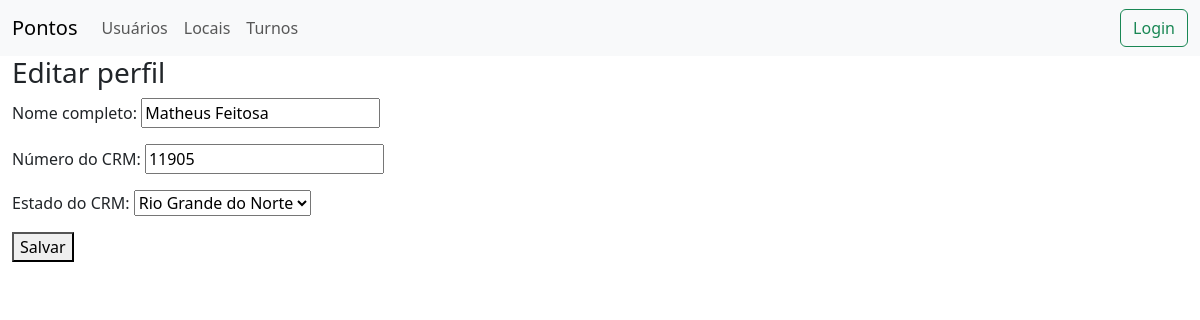
The page /profiles/edit/daf6187aca5249a9bb33de8435554a88 on the database as committed earlier.
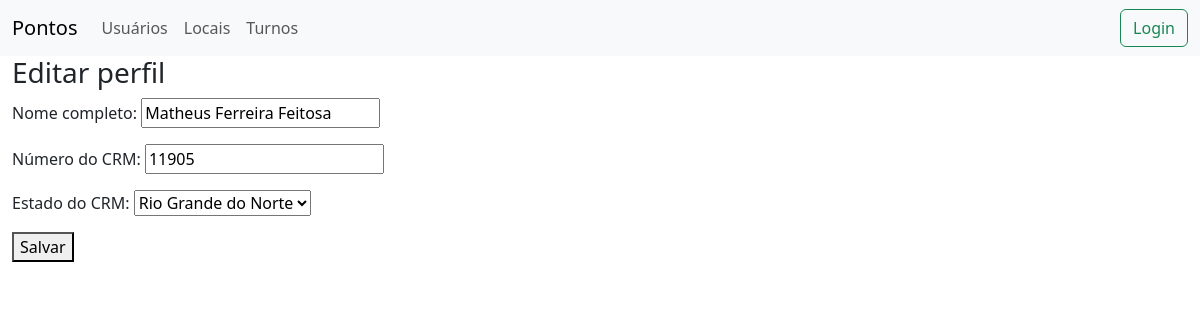
The same page on the database as committed later.
### profiles/models.py (models this page shows, shortened)
class Profile(models.Model):
    user = models.OneToOneField(
        User, on_delete=models.CASCADE,
        null=True,
        blank=True,
        verbose_name='Usuário',
    )
    id = models.UUIDField(
        default=uuid.uuid4,
        unique=True,
        primary_key=True,
        editable=False,
    )
    full_name = models.CharField(
        max_length=200,
        verbose_name='Nome completo',
    )
    cpf = models.CharField(
        max_length=11,
        editable=False,
        verbose_name='CPF',
    )
    crm_number = models.CharField(
        max_length=20,
        verbose_name='Número do CRM',
    )
    crm_state = models.CharField(
        max_length=2,
        choices=STATE_CHOICES,
        verbose_name='Estado do CRM',
    )
    created = models.DateTimeField(
        auto_now_add=True,
        editable=False,
        verbose_name='Data de criação',
    )

### profiles/views.py (the view)
# urls.py: path("edit/<str:id>", views.edit_profile, name="edit_profile"),
def edit_profile(request, id):
    profile = Profile.objects.get(id=id)
    if request.method == 'POST':
        form = ProfileForm(request.POST, instance=profile)
        if form.is_valid():
            form.save()
            print('Perfil atualizado!')
            return redirect('profiles')
        return HttpResponse(request, 'Invalid form data!')
    else:
        form = ProfileForm(instance=profile)
        return render(request, 'profiles/edit.html', {'form': form})

### profiles/forms.py
class ProfileForm(forms.ModelForm):
    class Meta:
        model = Profile
        fields = ['full_name', 'crm_number', 'crm_state']

### templates/profiles/edit.html (shortened to what this page needs)
{% extends "base.html" %}
{% block content %}
<h3>Editar perfil</h3>
<form action=""
    method="post">
    {{form.as_p}}
    <button type="submit">Salvar</button>
</form>
{% endblock content %}

Rows that differ between the two databases and show on the page:
changed Profile "Rio Grande do Norte": full_name "Matheus Feitosa" → "Matheus Ferreira Feitosa"
